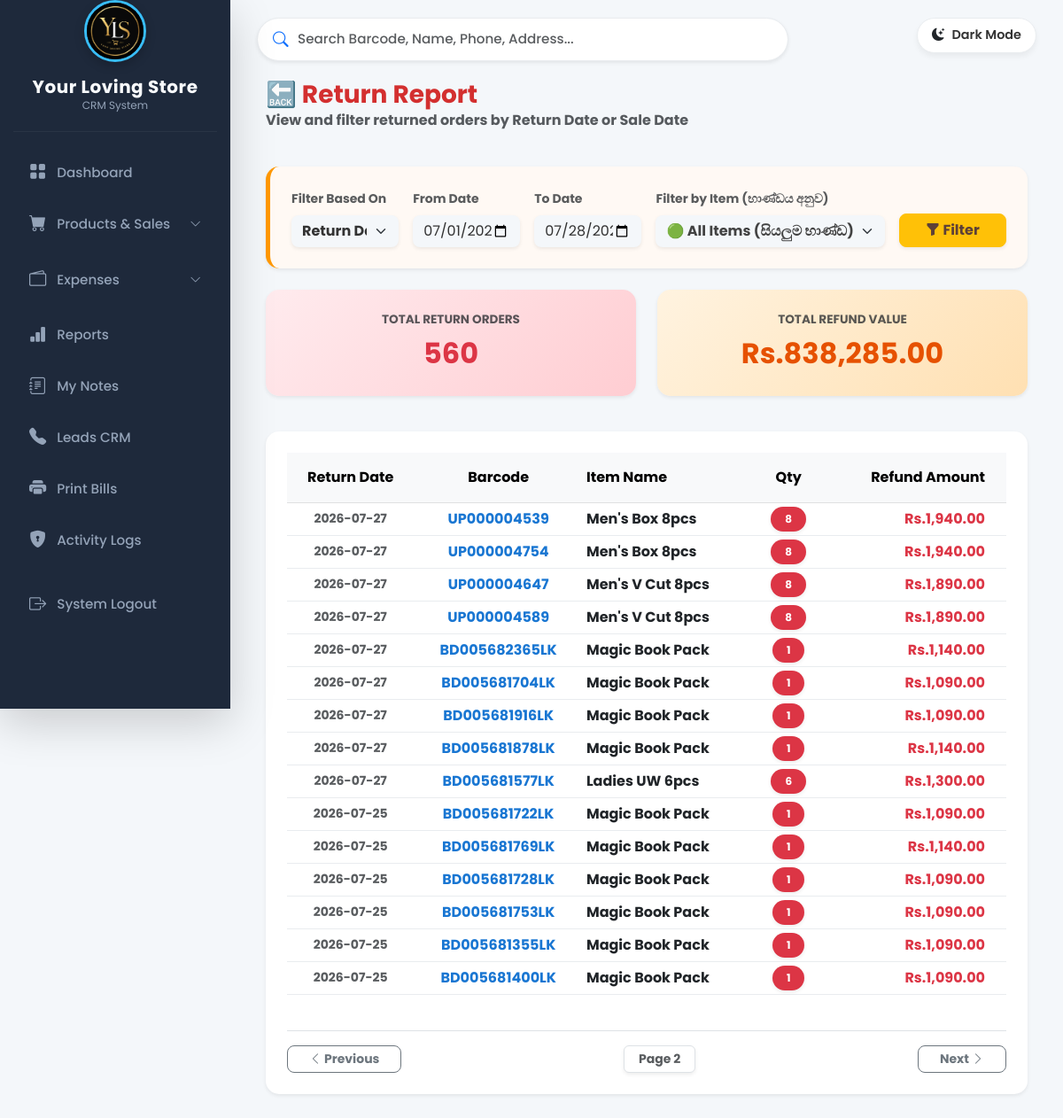
The page /reports/returns?page=2&start_date=2026-07-01&end_date=2026-07-28&item_id=all&filter_type=return_date (signed in) on the database its author committed.
### tables this page shows
CREATE TABLE returns (id INTEGER PRIMARY KEY AUTOINCREMENT, item_id INTEGER, qty INTEGER NOT NULL, return_amount REAL NOT NULL, cost_at_return REAL NOT NULL, return_date DATE NOT NULL, barcode TEXT, FOREIGN KEY(item_id) REFERENCES items(id));

CREATE TABLE items (id INTEGER PRIMARY KEY AUTOINCREMENT, item_name TEXT NOT NULL);

### app.py (the view)
@app.route('/reports/returns', methods=['GET', 'POST'])
def reports_returns():
    if 'username' not in session: return redirect(url_for('login'))
    start_date = request.args.get('start_date', date.today().replace(day=1).strftime('%Y-%m-%d'))
    end_date = request.args.get('end_date', date.today().strftime('%Y-%m-%d'))
    selected_item = request.args.get('item_id', 'all')
    filter_type = request.args.get('filter_type', 'return_date') # අලුතින් එක් කළ Filter Type එක
    page = int(request.args.get('page', 1))
    offset = (page - 1) * 15
    conn = sqlite3.connect('/var/data/database.db')
    cursor = conn.cursor()
    cursor.execute("SELECT id, item_name FROM items ORDER BY item_name ASC")
    items_list = cursor.fetchall()
    if filter_type == 'sale_date':
        query_returns = "SELECT r.id, i.item_name, r.qty, r.return_amount, r.return_date, r.barcode, s.sale_date FROM returns r JOIN items i ON r.item_id = i.id JOIN sales s ON r.barcode = s.barcode WHERE s.sale_date BETWEEN ? AND ?"
        query_total = "SELECT COUNT(r.id), SUM(r.return_amount) FROM returns r JOIN sales s ON r.barcode = s.barcode WHERE s.sale_date BETWEEN ? AND ?"
    else:
        query_returns = "SELECT r.id, i.item_name, r.qty, r.return_amount, r.return_date, r.barcode FROM returns r JOIN items i ON r.item_id = i.id WHERE r.return_date BETWEEN ? AND ?"
        query_total = "SELECT COUNT(r.id), SUM(r.return_amount) FROM returns r WHERE r.return_date BETWEEN ? AND ?"
    params = [start_date, end_date]
    if selected_item != 'all':
        query_returns += " AND r.item_id = ?"
        query_total += " AND r.item_id = ?"
        params.append(selected_item)
    if filter_type == 'sale_date':
        query_returns += " ORDER BY s.sale_date DESC, r.id DESC LIMIT 15 OFFSET ?"
    else:
        query_returns += " ORDER BY r.return_date DESC, r.id DESC LIMIT 15 OFFSET ?"
    params_returns = params + [offset]
    cursor.execute(query_returns, params_returns)
    returns = cursor.fetchall()
    cursor.execute(query_total, params)
    total_data = cursor.fetchone()
    total_orders = total_data[0] if total_data and total_data[0] else 0
    total_amount = total_data[1] if total_data and total_data[1] else 0.0
    conn.close()
    return render_template('reports_returns.html', returns=returns, start_date=start_date, end_date=end_date,
                           items_list=items_list, selected_item=selected_item, page=page,
                           total_orders=total_orders, total_amount=total_amount, filter_type=filter_type)

### app.py (called while the page is built)
@app.before_request
def make_session_permanent():
    session.permanent = True
    session.modified = True

@app.template_filter('format_currency')
def format_currency(value):
    try: return f"Rs.{float(value):,.2f}"
    except: return value

### templates/reports_returns.html (shortened to what this page needs)
{% extends 'base.html' %}
{% block content %}
<div class="d-flex justify-content-between align-items-center mb-4">
    <div>
        <h3 class="fw-bold mb-0" style="color: #d32f2f;">🔙 Return Report</h3>
        <p class="text-muted fw-bold">View and filter returned orders by Return Date or Sale Date</p>
    </div>
</div>
<div class="card p-4 shadow-sm border-0 mb-4" style="background-color: #fff9f4; border-radius: 15px; border-left: 5px solid #ff9800 !important;">
    <form action="/reports/returns" method="GET" class="row g-3 align-items-end">
        <div class="col-md-2">
            <label class="form-label fw-bold text-muted small">Filter Based On</label>
            <select class="form-select shadow-sm border-0 fw-bold" name="filter_type" style="border-radius: 8px;">
                <option value="return_date" {% if filter_type == 'return_date' %}selected{% endif %}>Return Date</option>
            </select>
        </div>
        <div class="col-md-2">
            <label class="form-label fw-bold text-muted small">From Date</label>
            <input type="date" class="form-control shadow-sm border-0" name="start_date" value="{{ start_date }}" required style="border-radius: 8px;">
        </div>
        <div class="col-md-2">
            <label class="form-label fw-bold text-muted small">To Date</label>
            <input type="date" class="form-control shadow-sm border-0" name="end_date" value="{{ end_date }}" required style="border-radius: 8px;">
        </div>
        <div class="col-md-4">
            <label class="form-label fw-bold text-muted small">Filter by Item (භාණ්ඩය අනුව)</label>
            <select class="form-select shadow-sm border-0 fw-bold" name="item_id" style="border-radius: 8px; color: #424242;">
                <option value="all" {% if selected_item == 'all' %}selected{% endif %}>🟢 All Items (සියලුම භාණ්ඩ)</option>
            </select>
        </div>
        <div class="col-md-2">
            <button type="submit" class="btn btn-warning w-100 fw-bold shadow-sm" style="border-radius: 8px; color: #5d4037;"><i class="bi bi-funnel-fill"></i> Filter</button>
        </div>
    </form>
</div>
<div class="row mb-4">
    <div class="col-md-6 mb-3">
        <div class="card p-4 shadow-sm border-0 h-100 text-center" style="background: linear-gradient(135deg, #ffebee 0%, #ffcdd2 100%); border-radius: 15px;">
            <div class="text-muted fw-bold text-uppercase mb-1" style="font-size: 0.85rem;">Total Return Orders</div>
            <div class="fs-2 fw-bolder text-danger">{{ total_orders }}</div>
        </div>
    </div>
    <div class="col-md-6 mb-3">
        <div class="card p-4 shadow-sm border-0 h-100 text-center" style="background: linear-gradient(135deg, #fff3e0 0%, #ffe0b2 100%); border-radius: 15px;">
            <div class="text-muted fw-bold text-uppercase mb-1" style="font-size: 0.85rem;">Total Refund Value</div>
            <div class="fs-2 fw-bolder" style="color: #e65100;">{{ total_amount | format_currency }}</div>
        </div>
    </div>
</div>
<div class="card p-4 shadow-sm border-0" style="border-radius: 15px;">
    <div class="table-responsive">
        <table class="table table-hover table-sm align-middle text-center">
            <thead class="table-light">
                <tr>
                    <th class="py-3">Return Date</th>
                    <th class="py-3">Barcode</th>
                    <th class="text-start py-3">Item Name</th>
                    <th class="py-3">Qty</th>
                    <th class="py-3 text-end pe-4">Refund Amount</th>
                </tr>
            </thead>
            <tbody>
                {% for ret in returns %}
                <tr>
                    <td class="small text-muted fw-bold">{{ ret[4] }}</td>
                    <td class="fw-bold" style="color: #1976d2;">{{ ret[5] }}</td>
                    <td class="fw-bold text-start text-dark">{{ ret[1] }}</td>
                    <td><span class="badge bg-danger rounded-pill px-3 py-2 shadow-sm">{{ ret[2] }}</span></td>
                    <td class="fw-bold text-end pe-4 text-danger">{{ ret[3] | format_currency }}</td>
                </tr>
                {% endfor %}
            </tbody>
        </table>
    </div>
    {% if returns or page > 1 %}
    <div class="d-flex justify-content-between align-items-center mt-4 border-top pt-3">
        <a href="/reports/returns?page={{ page-1 }}&start_date={{ start_date }}&end_date={{ end_date }}&item_id={{ selected_item }}&filter_type={{ filter_type }}" class="btn btn-sm btn-outline-secondary fw-bold px-4 {{ 'disabled' if page == 1 }}" style="border-radius: 8px;"><i class="bi bi-chevron-left"></i> Previous</a>
        <span class="fw-bold text-muted small bg-light px-3 py-1 rounded shadow-sm border">Page {{ page }}</span>
        <a href="/reports/returns?page={{ page+1 }}&start_date={{ start_date }}&end_date={{ end_date }}&item_id={{ selected_item }}&filter_type={{ filter_type }}" class="btn btn-sm btn-outline-secondary fw-bold px-4 {{ 'disabled' if returns|length < 15 }}" style="border-radius: 8px;">Next <i class="bi bi-chevron-right"></i></a>
    </div>
    {% endif %}
</div>
{% endblock %}

### templates/base.html (style rules this page uses)
:root { --bg-body: #f4f7fa; --sidebar-bg: #1e293b; --sidebar-hover: #334155; --sidebar-text: #94a3b8; --sidebar-text-active: #ffffff; --card-bg: #ffffff; --text-main: #333333; --text-muted: #6c757d; --border-color: #e9ecef; --shadow-sm: 0 4px 6px rgba(0,0,0,0.05); }
body { background-color: var(--bg-body); color: var(--text-main); font-family: 'Poppins', sans-serif; transition: background-color 0.3s ease, color 0.3s ease; overflow-x: hidden; overscroll-behavior-y: none; }
.table-responsive { overflow-x: auto; -webkit-overflow-scrolling: touch; scrollbar-width: thin; }
.card, .modal-content { background-color: var(--card-bg); border-color: var(--border-color); color: var(--text-main); }
.bg-white, .bg-light { background-color: var(--card-bg) !important; }
.table { --bs-table-bg: var(--card-bg); --bs-table-color: var(--text-main); --bs-table-border-color: var(--border-color); --bs-table-hover-bg: var(--sidebar-hover); }
.form-control, .form-select { background-color: var(--bg-body); color: var(--text-main); border: 1px solid var(--border-color); }

### rows shown on the page
returns: return_date "2026-07-27", barcode "UP000004539", item_name "Men's Box 8pcs", qty "8", return_amount "Rs.1,940.00"
returns: return_date "2026-07-27", barcode "UP000004754", item_name "Men's Box 8pcs", qty "8", return_amount "Rs.1,940.00"
returns: return_date "2026-07-27", barcode "UP000004647", item_name "Men's V Cut 8pcs", qty "8", return_amount "Rs.1,890.00"
returns: return_date "2026-07-27", barcode "UP000004589", item_name "Men's V Cut 8pcs", qty "8", return_amount "Rs.1,890.00"
returns: return_date "2026-07-27", barcode "BD005682365LK", item_name "Magic Book Pack", qty "1", return_amount "Rs.1,140.00"
returns: return_date "2026-07-27", barcode "BD005681704LK", item_name "Magic Book Pack", qty "1", return_amount "Rs.1,090.00"
returns: return_date "2026-07-27", barcode "BD005681916LK", item_name "Magic Book Pack", qty "1", return_amount "Rs.1,090.00"
returns: return_date "2026-07-27", barcode "BD005681878LK", item_name "Magic Book Pack", qty "1", return_amount "Rs.1,140.00"
returns: return_date "2026-07-27", barcode "BD005681577LK", item_name "Ladies UW 6pcs", qty "6", return_amount "Rs.1,300.00"
returns: return_date "2026-07-25", barcode "BD005681722LK", item_name "Magic Book Pack", qty "1", return_amount "Rs.1,090.00"
returns: return_date "2026-07-25", barcode "BD005681769LK", item_name "Magic Book Pack", qty "1", return_amount "Rs.1,140.00"
returns: return_date "2026-07-25", barcode "BD005681728LK", item_name "Magic Book Pack", qty "1", return_amount "Rs.1,090.00"
returns: return_date "2026-07-25", barcode "BD005681753LK", item_name "Magic Book Pack", qty "1", return_amount "Rs.1,090.00"
returns: return_date "2026-07-25", barcode "BD005681355LK", item_name "Magic Book Pack", qty "1", return_amount "Rs.1,090.00"
returns: return_date "2026-07-25", barcode "BD005681400LK", item_name "Magic Book Pack", qty "1", return_amount "Rs.1,090.00"

### other values the page prints
{{ total_orders }} "560"
{{ total_amount | format_currency }} "Rs.838,285.00"
{{ page }} "2"
